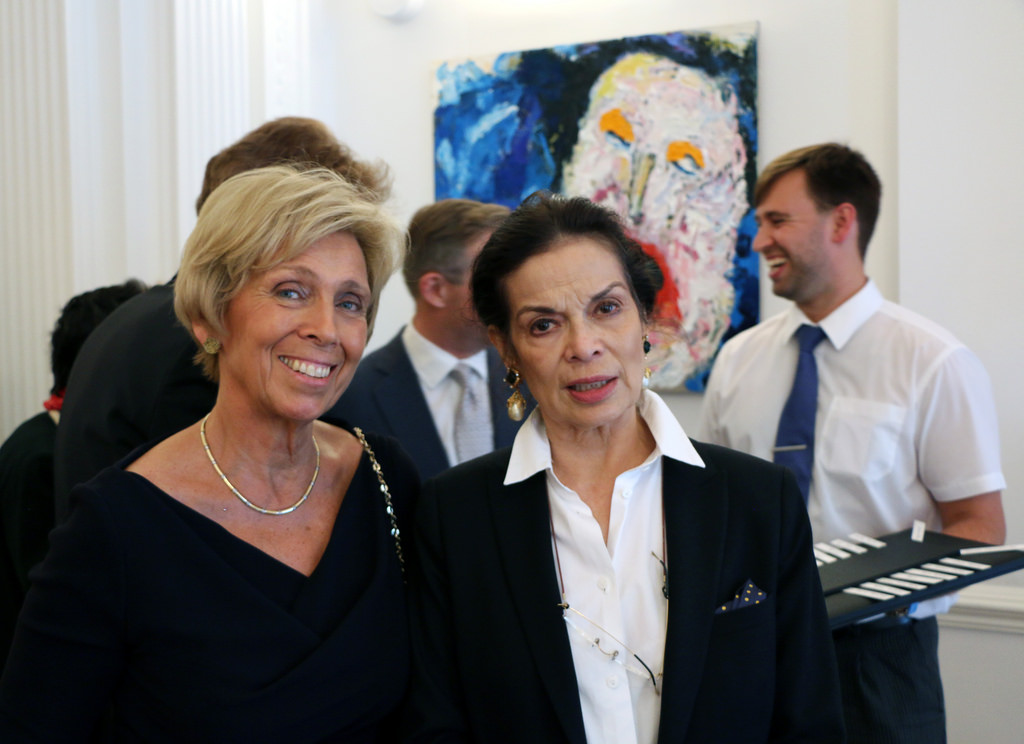
#> input picture Actividad 3/images/twofaces1.jpg, 1024 x 744 px
$ jupyter execute 'Detección de objetos con OpenCV .ipynb'
#> lines starting #> are read from the running program, lines starting #| are printed output that depends on the picture; after the words box and inside, x2 and y2 are one past the last pixel; in counts of white or black regions, pixels touching at a corner belong together
## Detección de objetos usando openCV
Curso: Aplicaciones del aprendizaje automático con Python <br>
Actividad 3: Detección de objetos con OpenCV <br> <br>

Aqui vamos a probar una función integrada en openCV que sirve para detectar objetos. En este ejercicio detectaremos caras y ojos.

Objetivos:
1. Usar un modelo previamente entrenado para detectar rostros y ojos (función CascadeClassifier de openCV)

Dra. Jessica Beltrán Márquez <br>
www.jessicabeltran.com.mx

### Obtener la imagen
Importamos las bibliotecas que vamos a utilizar.
Leemos los modelos de clasificación para *rostros frontales* y para *ojos*. Estos modelos contienen valores numéricos que ya estan entrenados. <br>
Obtenemos la imagen a la cual le detectaremos los rostros y los ojos. <br>
Convertimos la imagen a grises ya que asi la requiere el clasificador.<br>
Desplegamos la imagen original.

[cell 1]
import numpy as np
import cv2
from matplotlib import pyplot as plt

#Se cargan los modelos para detectar rostros y ojos. NOTA: Estos modelos ya fueron entrenados previamente, solo los estamos usando
face_cascade = cv2.CascadeClassifier('haarcascade_frontalface_default.xml') #Revisa que este archivo está en tu carpeta
eye_cascade = cv2.CascadeClassifier('haarcascade_eye.xml') #Revisa que este archivo está en tu carpeta

#Se lee la imagen
img = cv2.imread('./images/twofaces1.jpg')
#> img is the input picture: shape (744, 1024, 3); mean B, G, R 113.3, 114.6, 118.5

#Se convierte a escala de grises
gray = cv2.cvtColor(img, cv2.COLOR_BGR2GRAY)
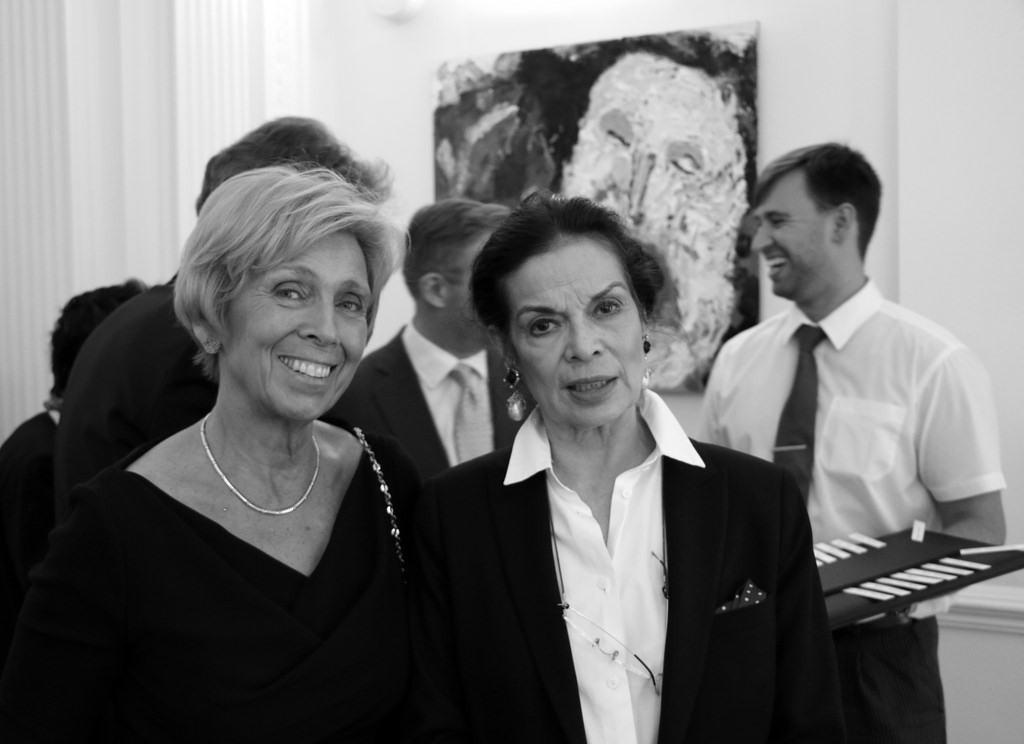
#> gray: shape (744, 1024); min 0, max 255, mean 115.7
imgToShow =  img[:,:,::-1]

#Se muestra la imagen
plt.imshow(imgToShow)
plt.show()

Usamos el modelo de clasificador *face_cascade* para detectar el rostro pasandole como parametro la imagen en grises.

Esta función nos regresa las coordenadas para formar rectángulos en donde se incluyan rostros.
Por cada rostro, se dibuja un rectángulo con la función cv2.rectangle, Esta función recibe la imagen, las coordenadas para el rectángulo y el color del rectangulo.

Por cada rostro detectado, se utiliza el modelo de clasificador *eye_cascade*. A este clasificador se le pasa como parametro la imagen en grises contenida dentro del rectangulo correspondiente al rostro detectado.
Esta función regresa coordenadas de los ojos detectados.
Posteriormente se dibujan rectangulos alrededor de cada ojo detectado.

[cell 2]
#Se utiliza el modelo detector de rostros que ya cargamos anteriormente
faces = face_cascade.detectMultiScale(gray, 1.3, 5)  #Indicamos los parámetros
#> faces = [[233, 233, 166, 166], [491, 248, 174, 174]]
#faces = face_cascade.detectMultiScale(gray, 1.01, 1)
for (x,y,w,h) in faces: #iterando en las coordenadas en donde se detectaron rostros con el modelo
    cv2.rectangle(img,(x,y),(x+w,y+h),(255,0,0),2) #Se dibujan los rectángulos en donde se encontraron rostros
    roi_gray = gray[y:y+h, x:x+w]  #region de interés de la imagen en gris
    roi_color = img[y:y+h, x:x+w]  #region de interés de la imagen a color
    #Se utiliza el detector de ojos que ya cargamos anteriormente
    eyes = eye_cascade.detectMultiScale(roi_gray)
    for (ex,ey,ew,eh) in eyes: #Iterando en las coordenadas de los ojos encontrados
        cv2.rectangle(roi_color,(ex,ey),(ex+ew,ey+eh),(0,255,0),2) #Se dibujan rectángulos en donde se encontraron ojos
#> this loop made 2 passes
#> (x, y, w, h, eyes) on passes 1 to 2: (233, 233, 166, 166, [[33, 35, 49, 49], [96, 52, 40, 40]]), (491, 248, 174, 174, [[96, 42, 36, 36], [33, 61, 34, 34], [68, 115, 51, 51]])
#> pass 1, `roi_gray = gray[y:y+h, x:x+w]`:
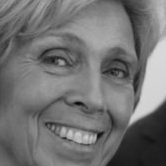
#> roi_gray: shape (166, 166); min 9, max 218, mean 114.3
#> pass 1, `roi_color = img[y:y+h, x:x+w]`:
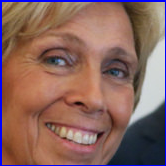
#> roi_color: shape (166, 166, 3); mean B, G, R 94.6, 101.7, 137.1
#> pass 2, `roi_gray = gray[y:y+h, x:x+w]`:
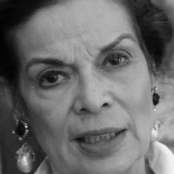
#> roi_gray: shape (174, 174); min 1, max 245, mean 107.9
#> pass 2, `roi_color = img[y:y+h, x:x+w]`:
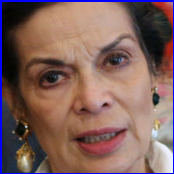
#> roi_color: shape (174, 174, 3); mean B, G, R 92.9, 97.6, 128.2
#> after the loop:
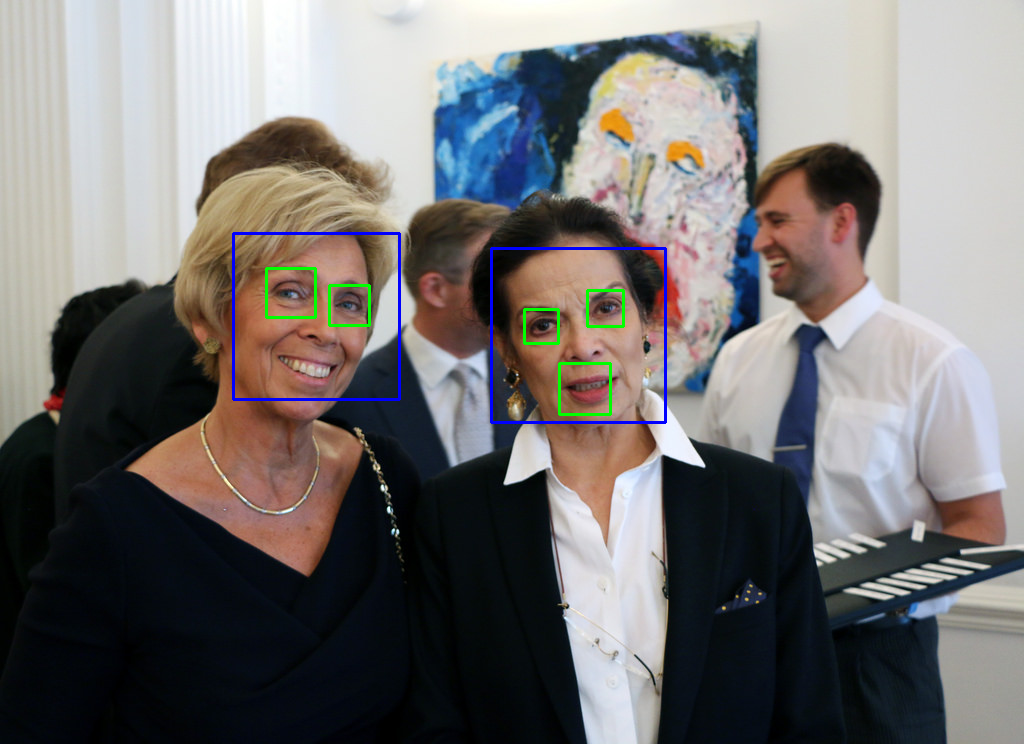
#> img: shape (744, 1024, 3); 0.86% of pixels changed, all inside (x1, y1, x2, y2) = (232, 232, 667, 424)
#> after the loop:
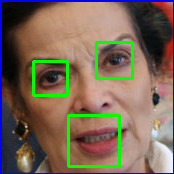
#> roi_color: shape (174, 174, 3); 4.76% of pixels changed, all inside (x1, y1, x2, y2) = (32, 41, 134, 168)

plt.imshow(img)
plt.show()
#cv2.imshow('img',img)
#cv2.waitKey(0)
#cv2.destroyAllWindows()

$ run again, with Actividad 3/images/twofaces2.jpg copied over Actividad 3/images/twofaces1.jpg
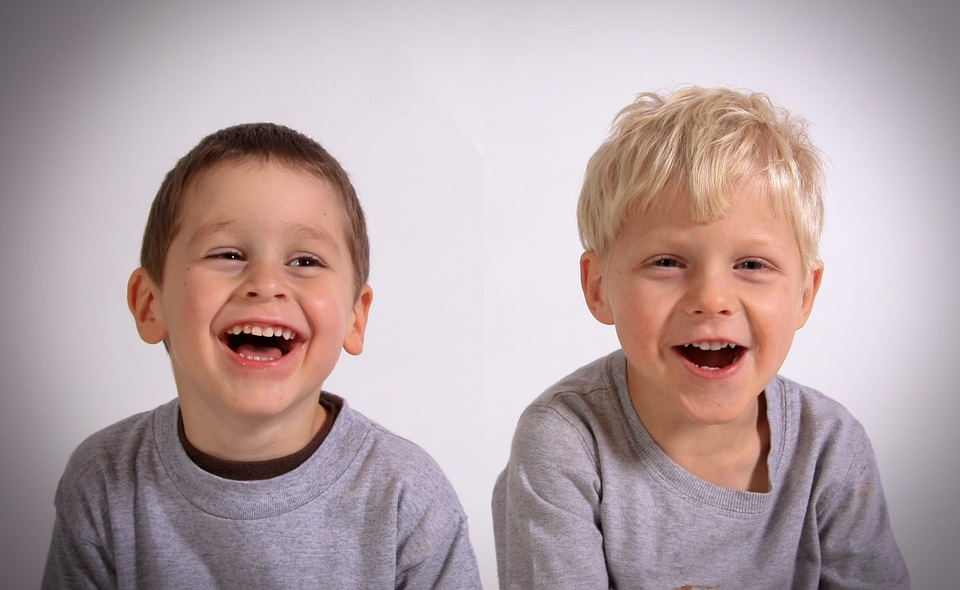
#> input picture Actividad 3/images/twofaces2.jpg, 960 x 590 px
#> img is the input picture: shape (590, 960, 3); mean B, G, R 165, 163.3, 181.6
#> faces = [[153, 166, 234, 234], [603, 177, 230, 230]]
#> the loop `for (x,y,w,h) in faces:` made 2 passes
#> (x, y, w, h, eyes) on passes 1 to 2: (153, 166, 234, 234, [[125, 73, 47, 47], [84, 114, 30, 30], [55, 125, 98, 98]]), (603, 177, 230, 230, [[119, 59, 59, 59], [31, 56, 61, 61]])
#> pass 1, `roi_color = img[y:y+h, x:x+w]`:
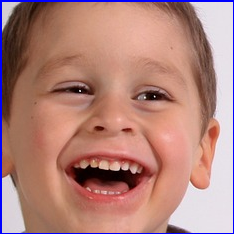
#> roi_color: shape (234, 234, 3); mean B, G, R 123.4, 131.3, 178.7
#> after the loop `for (x,y,w,h) in faces:`:
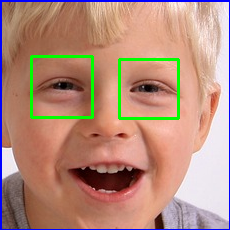
#> roi_color: shape (230, 230, 3); mean B, G, R 124.1, 140.9, 181.1
